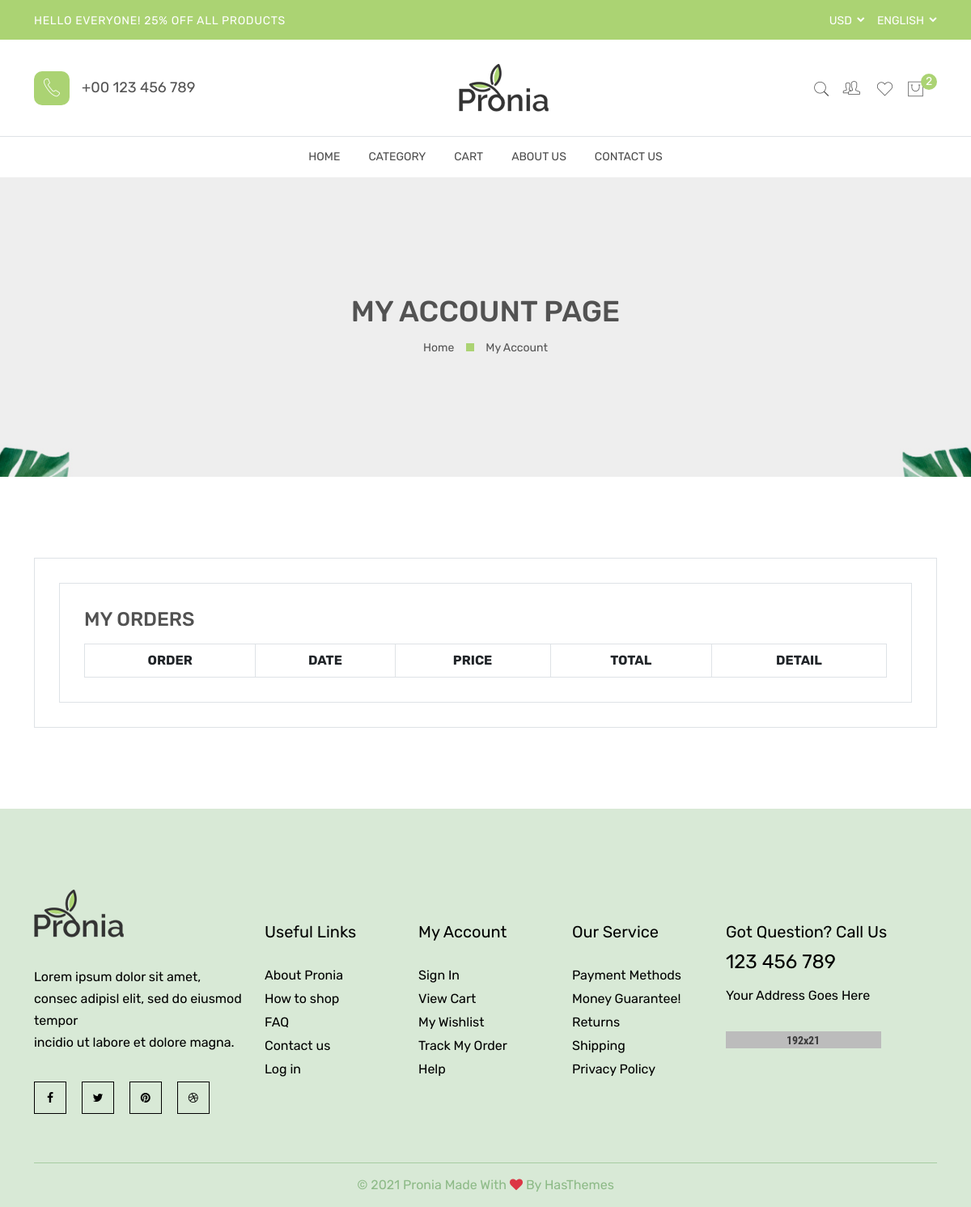
Before: /cart_list/ (signed in) with the older database file.
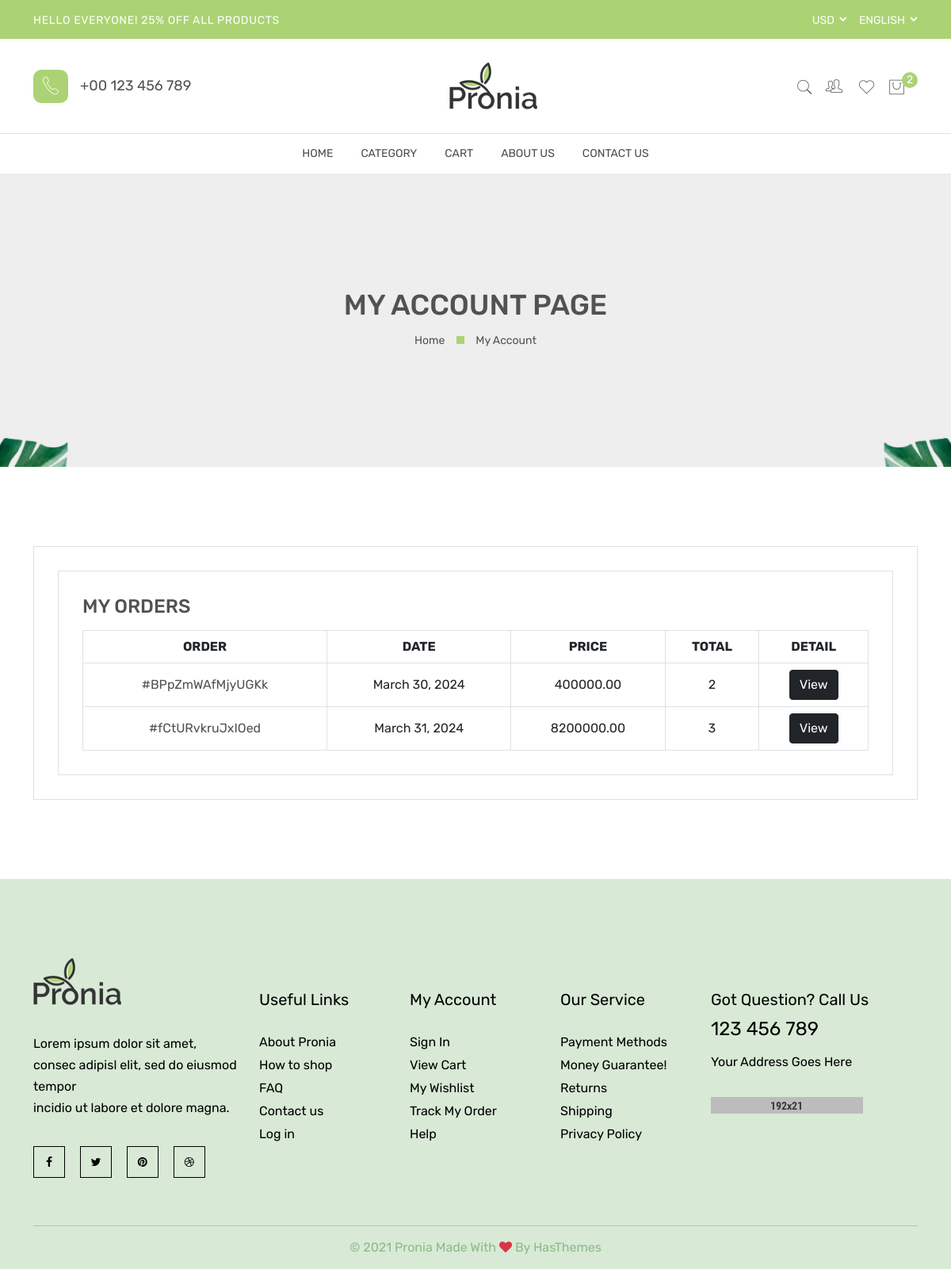
After: the same page with the newer database file.
### main/models.py (models this page shows, shortened)
class CodeGenerate(models.Model):
    code = models.CharField(max_length=255, blank=True, unique=True)
    @staticmethod
    def generate_code():
        return ''.join(sample(string.ascii_letters, 15))
    def save(self, *args, **kwargs):
        if not self.id:
            while True:
                code = self.generate_code()
                if not self.__class__.objects.filter(code=code).count():
                    self.code = code
                    break
        super(CodeGenerate, self).save(*args, **kwargs)
    class Meta:
        abstract = True

class Cart(CodeGenerate):
    user = models.ForeignKey(User, on_delete=models.SET_NULL, null=True)
    is_active = models.BooleanField(default=True)
    order_date = models.DateField(null=True, blank=True)
    @property
    def total(self):
        count = 0
        queryset = CartProduct.objects.filter(cart=self)
        for item in queryset:
            count += item.count
        return count
    @property
    def price(self):
        queryset = CartProduct.objects.filter(cart=self)
        total = 0
        for item in queryset:
            if item.product.discount_price:
                total += item.count * item.product.discount_price
            else:
                total += item.count * item.product.price
        return total

class CartProduct(models.Model):
    product = models.ForeignKey(Product, on_delete=models.SET_NULL, null=True)
    cart = models.ForeignKey(Cart, on_delete=models.CASCADE)
    count = models.IntegerField()

class Product(CodeGenerate):
    category = models.ForeignKey(Category, on_delete=models.CASCADE)
    name = models.CharField(max_length=255)
    body = models.TextField()
    price = models.DecimalField(decimal_places=2, max_digits=10)  # +
    discount_price = models.DecimalField(decimal_places=2, max_digits=10,
                                         blank=True, null=True)  # +
    banner_img = models.ImageField(upload_to='banner-img')
    quantity = models.IntegerField()
    delivery = models.BooleanField(default=False)  # +

### main/front/views.py (the view)
# urls.py: path('cart_list/', views.cart_list, name='cart_list'),
@login_required(login_url='auth:sign-in')
def cart_list(request):
    categorys = models.Category.objects.all()
    queryset = models.Cart.objects.filter(user=request.user, is_active=False)
    cart = models.Cart.objects.get_or_create(user=request.user, is_active=True)
    context = {
        'categorys': categorys,
        'queryset': queryset,
        'cart': cart,
    }
    return render(request, 'front/carts/list.html', context)

### templates/front/carts/list.html
{% extends 'front/base.html' %}
{% load static %}
{% block content %}
            <main class="main-content">
                <div class="breadcrumb-area breadcrumb-height" data-bg-image="{% static 'front/images/breadcrumb/bg/1-1-1919x388.jpg' %}">
                    <div class="container h-100">
                        <div class="row h-100">
                            <div class="col-lg-12">
                                <div class="breadcrumb-item">
                                    <h2 class="breadcrumb-heading">My Account Page</h2>
                                    <ul>
                                        <li>
                                            <a href="{% url 'front:index' %}">Home</a>
                                        </li>
                                        <li>My Account</li>
                                    </ul>
                                </div>
                            </div>
                        </div>
                    </div>
                </div>
                <div class="account-page-area section-space-y-axis-100">
                    <div class="container">
                        <div class="row">
                            <div class="col-lg-12">
                                <div class="tab-content myaccount-tab-content" id="account-page-tab-content">
                                    <div class="tab-content myaccount-tab-content" id="account-page-tab-content">
                                        <div class="tab-pane fade active show" id="account-orders" role="tabpanel" aria-labelledby="account-orders-tab">
                                            <div class="myaccount-orders">
                                                <h4 class="small-title">MY ORDERS</h4>
                                                <div class="table-responsive">
                                                    <table class="table table-bordered table-hover">
                                                        <tbody>
                                                            <tr>
                                                                <th>ORDER</th>
                                                                <th>DATE</th>
                                                                <th>PRICE</th>
                                                                <th>TOTAL</th>
                                                                <th>DETAIL</th>
                                                            </tr>
                                                            {% for q in queryset %}
                                                                <tr>
                                                                    <td><a class="account-order-id" href="#">#{{q.code}}</a></td>
                                                                    <td>{{q.order_date}}</td>
                                                                    <td>{{q.price}}</td>
                                                                    <td>{{q.total}}</td>
                                                                    <td><a href="{% url 'front:cart' q.code %}" class="btn btn-dark"><span>View</span></a>
                                                                </tr>
                                                            {% endfor %}
                                                        </tbody>
                                                    </table>
                                                </div>
                                            </div>
                                        </div>
                                    </div>
                                </div>
                            </div>
                        </div>
                    </div>
                </div>
            </main>
{% endblock content %}

Changed rows visible on the page:
added Cart: code "BPpZmWAfMjyUGKk", order_date "March 30, 2024", price "400000.00", total "2"
added Cart: code "fCtURvkruJxIOed", order_date "March 31, 2024", price "8200000.00", total "3"
